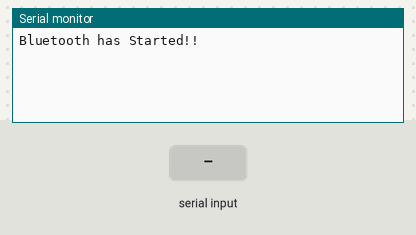
A sketch run on a simulated ESP32. Shown: the last lines printed to the serial monitor. The test bench sets the inputs (shaded band). Nothing arrives over Bluetooth unless stated.

Above: at 1.2 s.
1.3 s: "1" received over the second serial link
At 2.3 s:
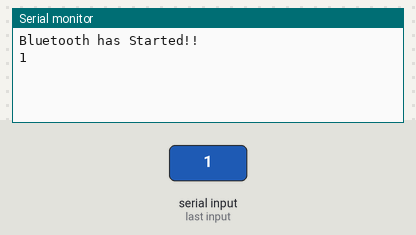
2.8 s: "0" received over the second serial link
At 3.9 s:
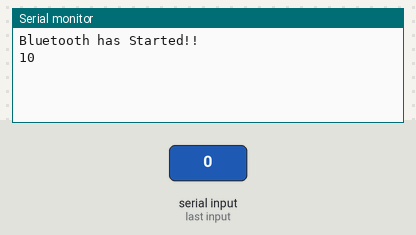

The sketch:

ESP32_Bluetooth.ino
```cpp
#include "BluetoothSerial.h"

// Check if Bluetooth configurations are enabled in the SDK
// If not, then you have to recompile the SDK
#if !defined(CONFIG_BT_ENABLED) || !defined(CONFIG_BLUEDROID_ENABLED)
#error Bluetooth is not enabled! Please run `make menuconfig` to and enable it
#endif

BluetoothSerial BTSerial;

void setup() {
  Serial.begin(115200);

  //Default Name: ESP32
// If you want to give your own name for the ESP32
// BTSerial.begin("myDevice")  --> Example
  BTSerial.begin();
  Serial.println("Bluetooth has Started!!");
}

void loop() {

// TX from ESP32 to Phone
  if(Serial.available())   // Checks if the Serial Buffer is empty
  {
    BTSerial.write(Serial.read());   // Reads the Serial Buffer & sends the data to the Phone
  }

// RX from Phone to ESP32
  if(BTSerial.available())  //Checks if the Bluetooth Buffer is empty
  {

    Serial.write(BTSerial.read());  // Reads the Bluetooth Buffer & sends data to the Serial Monitor

  }

delay(30);

}
```

Measured:
- after the input at 1.3 s, the serial monitor: prints a new line at once (image 1)
- after the input at 2.8 s, the serial monitor: prints a new line at once (image 2)
